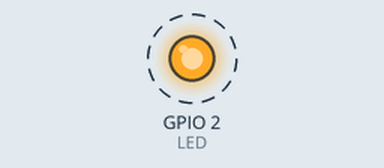
Bench run of a sketch on a simulated ESP32. On the bench: output pins drawn as LEDs (lit = HIGH). Dashed ring = blinking.

Above: at 0.5 s.
Timing chart, 0 to 4.6 s (numbered marks = the images above):
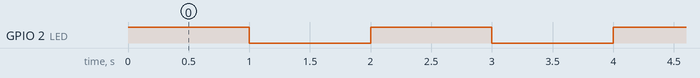

Measured:
- by itself, GPIO 2 (LED): alternates HIGH for 1.0 s and LOW for 1.0 s

The sketch:

pt1.ino
```cpp
#include <WiFi.h>

#define LED 2   // bisa diganti sesuai pin LED

void setup() {
  Serial.begin(115200);

  pinMode(LED, OUTPUT);
}

void loop() {
  digitalWrite(LED, HIGH);
  delay(1000);
  digitalWrite(LED, LOW);
  delay(1000);
}
```
